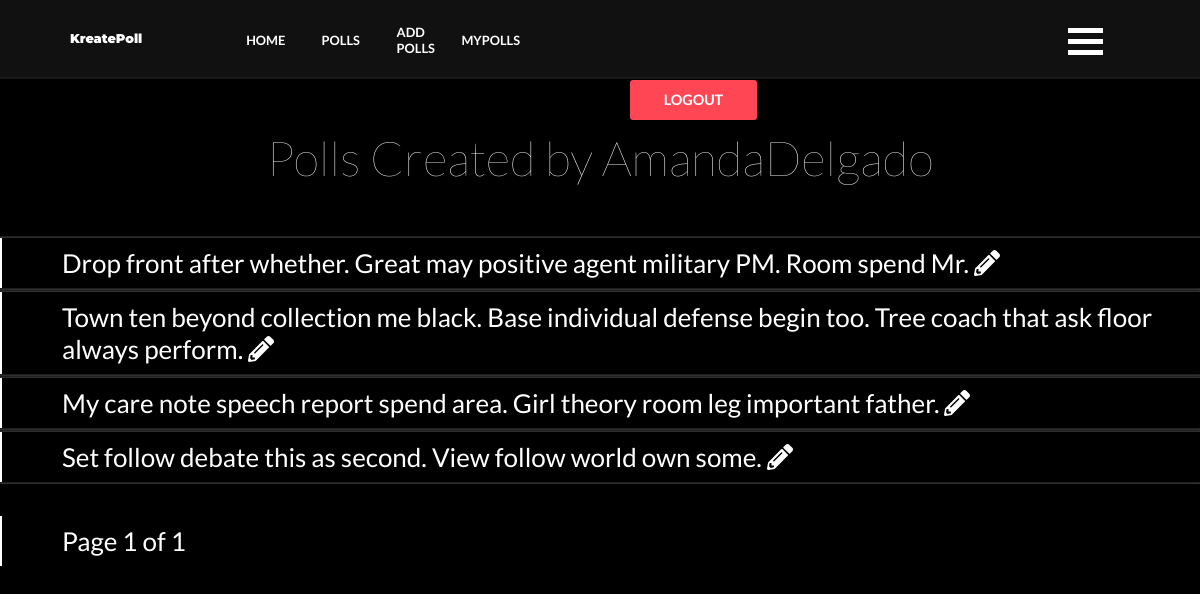
The page /polls/userpollslist/ (signed in) on the database its author committed.
### polls/models.py (models this page shows, shortened)
class Poll(models.Model):
    owner = models.ForeignKey(User, on_delete=models.CASCADE, default=1)
    text = models.CharField(max_length=255)
    pub_date = models.DateField()
    def __str__(self):
        return self.text

### polls/views.py (the view)
# urls.py: path('userpollslist/', views.userpolls_list, name="userpolls_list"),
@login_required
def userpolls_list(request):
    polls = Poll.objects.filter(owner=request.user)
    polls = polls.order_by('-pub_date')
    search_term=''
    if 'search' in request.GET:
        search_term = request.GET['search']
        polls = polls.filter(text__icontains=search_term)
    paginator = Paginator(polls, 5)
    page = request.GET.get('page')
    polls = paginator.get_page(page)
    get_dict_copy = request.GET.copy()
    params = get_dict_copy.pop('page', True) and get_dict_copy.urlencode()
    context = {'polls': polls, 'params': params, 'search_term': search_term}
    return render(request, 'polls/userpolls_list.html', context)

### polls/templates/polls/userpolls_list.html (shortened to what this page needs)
{% extends 'base.html' %}
{% load static %}
{% block custom_css %}
<link rel="stylesheet" href="{% static 'css/polls.css' %}">
{% endblock %}
{% block content %}
{% include '../includes/navbar.html' %}
    <section class="section--Main">
        <div class="section--container">
            <div>
                <h1>Polls Created by {{ user.username }}</h1>
            </div>
            <div class="content--polls">
                <ul>
                    {% for poll in polls %}
                    <hr>
                    <li class="list-group-item">
                      <a href="{% url 'polls:detail' poll.id %}">{{ poll }}</a>
                      {% if request.user == poll.owner %}
                        <a href="{% url 'polls:edit_poll' poll.id %}" class='float-right'><i class="fas fa-pencil-alt"></i></a>
                      {% endif %}
                    </li>
                    <hr>
                    {% endfor %}
                </ul>
                <div aria-label="..." class="pagination">
                  <ul class="pagination">
                    <li class="page-item current">
                      Page {{ polls.number }} of {{ polls.paginator.num_pages }}
                    </li>
                  </ul>
                </div>
            </div>
        </div>
    </section>
    {% endblock %}

### polls/static/css/polls.css (style rules this page uses)
div.pagination { padding: 2rem 0; }
div.pagination ul.pagination li { display: inline-block; background-color: black; color: white; }
.section--Main { display: flex; flex-direction: row; align-items: center; height: 90vh; }
section h1 { font-weight: 200; padding-bottom: 50px; padding-top: 50px; color: white; font-size: 3rem; }
.section--container { display: flex; height: inherit; width: 100%; flex-direction: column; align-items: center; }
.content--polls { height: auto; width: 100%; }
li { border-left: 2px solid white; color: white; list-style: none; padding: 9px; padding-left: 60px; font-size: 26px; }
a { text-decoration: none; color: white; }
hr { opacity: 0.2; padding: 0; }
* { margin: 0; padding: 0; box-sizing: border-box; font-family: "Lato", sans-serif; }
body { background-color: rgb(0, 0, 0); }

### static/css/include/nav.css (style rules this page uses)
* { margin: 0; padding: 0; box-sizing: border-box; font-family: "Lato", sans-serif; }
body { background-color: rgb(0, 0, 0); }

### rows shown on the page
Poll: text "Drop front after whether. Great may positive agent military PM. Room spend Mr."
Poll: text "Town ten beyond collection me black. Base individual defense begin too. Tree coach that ask floor always perform."
Poll: text "My care note speech report spend area. Girl theory room leg important father."
Poll: text "Set follow debate this as second. View follow world own some."

### other values the page prints
{{ user.username }} "AmandaDelgado"
{{ polls.number }} "1"
{{ polls.paginator.num_pages }} "1"
